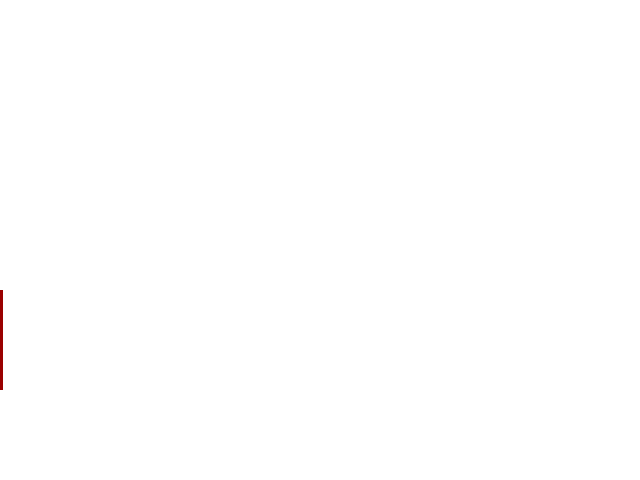
Frame 1 (no input)
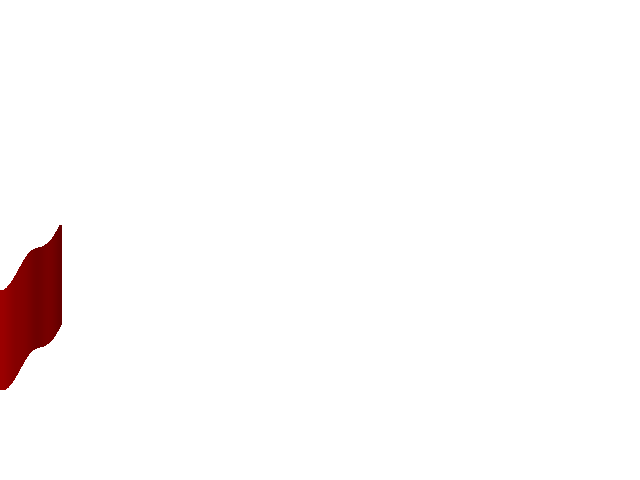
Frame 60 (the mouse pressed at the canvas centre just before this capture)
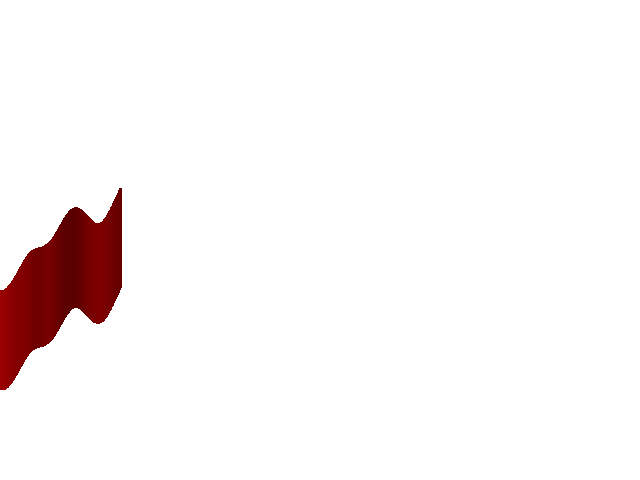
Frame 120 (the mouse held since frame 60 and released just before this capture)

The Processing sketch that drew these frames (run headless with seeded random() and noise(); from frame 60 on, the mouse is pressed at the canvas centre):

// Processing sketch: example_random_noise_y_02
// ── example_random_noise_y_02.pde
int x,y;

int col;

// Adjust this for jagged/smooth.
// Lower values are more smooth.
float noiseScale = 0.005;

float colorNoiseScale   = 0.01;

void setup(){
 size(640,480);
 background(255);
 noStroke();
 fill(50,80,240);
 
 // Initial x 
 x   = 0;
 col = 255;
}

void draw() {
  
  int xPos = x % width;
  // Comment this out to see "ribbons"
  if (xPos == 0) {
   background(255); 
  }
  
  // Get a noise multiplier value
  // based on the current x position.
  float n = noise(x*noiseScale);
  
  // Color noise values
  float noisyRed   = map(noise(x * colorNoiseScale),0,1,0,255);

  // Change color based on the noise value!
  fill(noisyRed,0,0);
  
  // Draw a rectangle. Note that the
  // y-value is multiplied by our noise
  // value. This creates the smooth-random
  // positioning on the y-axis.
  y = (int)map(n,0,1,0,height);
  
  rect(xPos,y,3,100);
  
  // We're moving across the canvas from 
  // left to right, so increment x.
  x += 1;
  
}
